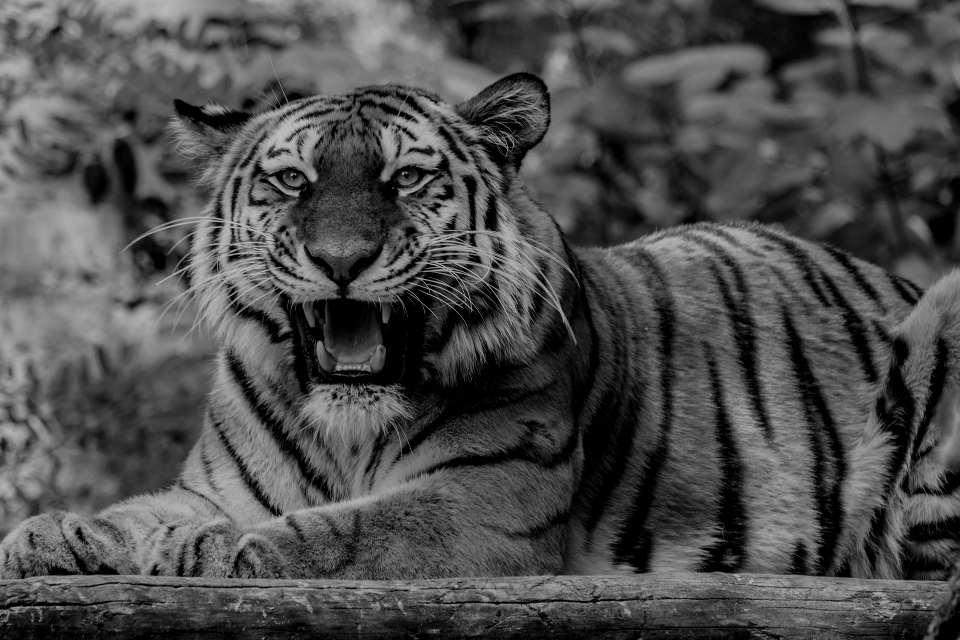
#> input picture LV 2/tiger.png, 960 x 640 px
$ python 3_posvijetljeno_zarotirano.py
#> lines starting #> are read from the running program, lines starting #| are printed output that depends on the picture
import numpy as np
import matplotlib.pyplot as plt
img = plt.imread("tiger.png")
#> img is the input picture: shape (640, 960, 4) float32; mean R, G, B, A 0.303, 0.303, 0.303, 1
img2 = img[:,:,0].copy()
h,v = img2.shape
#> h = 640; v = 960


for i in range (0,h):
    for j in range(0,v):
        img2[i][j] *= 10
        if img2[i][j] > 1:
          img2[i][j] = 1
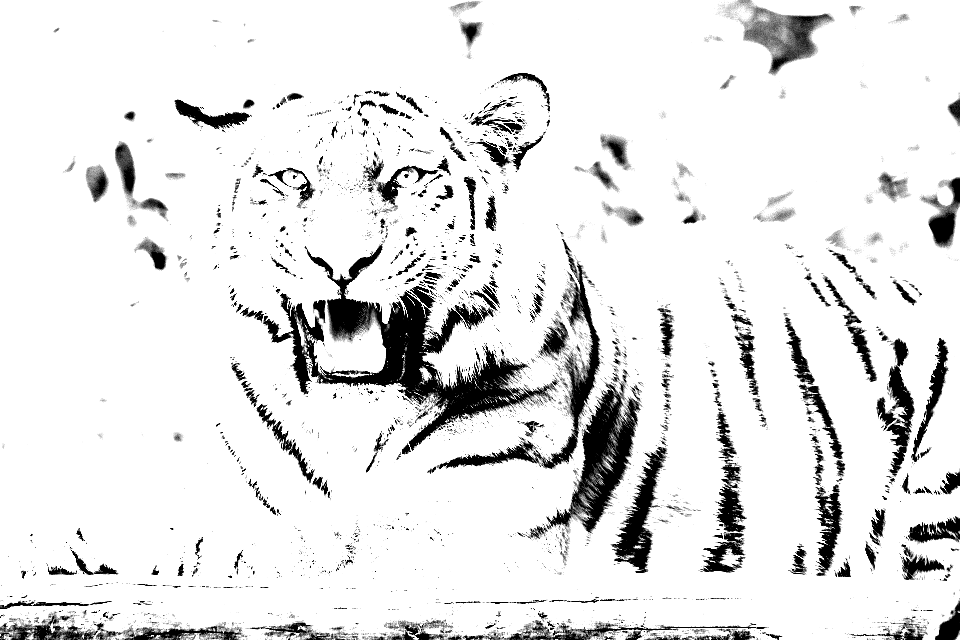
#> img2: shape (640, 960) float32; min 0, max 1, mean 0.896


img_rot = np.zeros((v,h))
for i in range (0,h):
    img_rot[:,h-1-i] = img2[i,:]
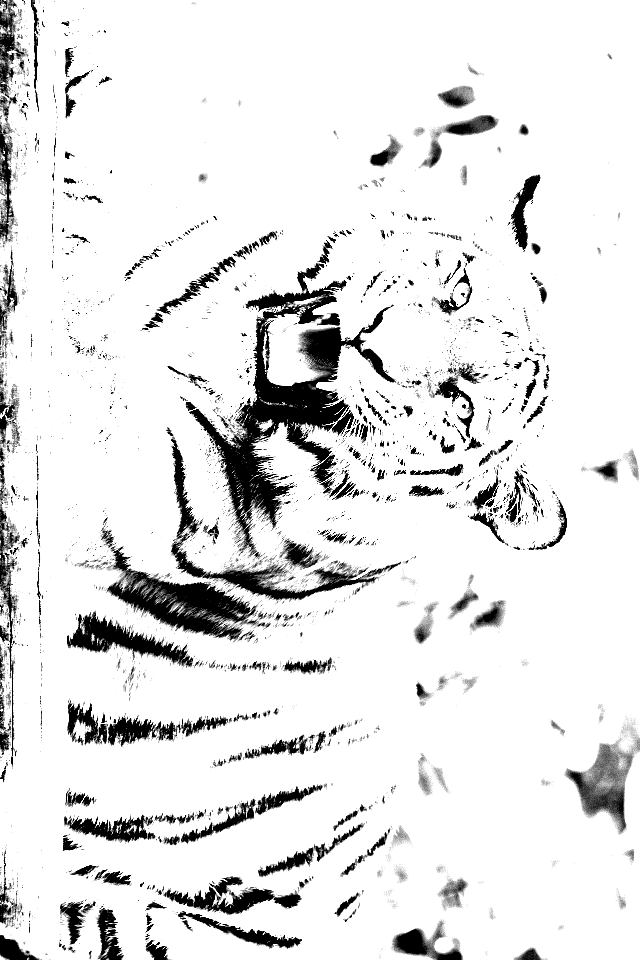
#> img_rot: shape (960, 640) float64; min 0, max 1, mean 0.896

   # img_rot = np.zeros((h,v))
#for i in range (0,h):
    #img_rot[h-1-i,:] = img2[i,:]
    #kod za mirroranje

img_r=img2[::5,::5]
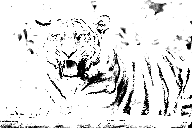
#> img_r: shape (128, 192) float32; min 0, max 1, mean 0.899
plt.figure()
#plt.figure()
plt.imshow(img_rot, cmap="gray")
#plt.imshow(img_r, cmap="gray")
#plt.show()
plt.show()
